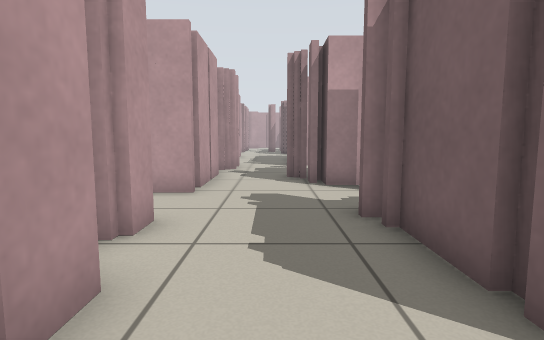
view 1 (above)

17 first-person views from a walk through a Stage world. The camera is 0.68 m above the floor, tilts 6° down and sees 80° across. Floor lines are 1 m apart. The floor is counted in squares, 0.5 m on a side. Each view is taken from the middle of a square. On the plan, view 1 faces up. The plan holds only what a view shows up to about 14 squares ahead; the rest is blank. The place goes on beyond the plan. Robots are left out.

view 2
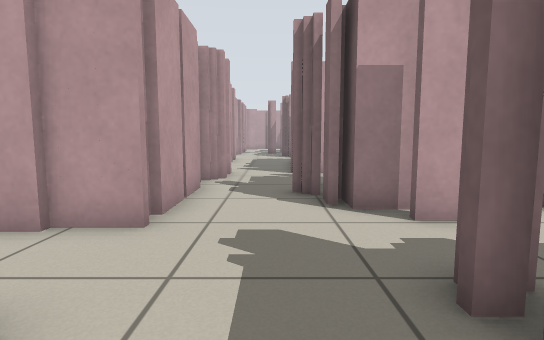

view 3
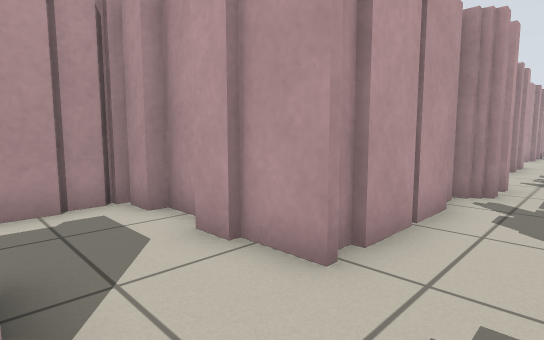

view 4
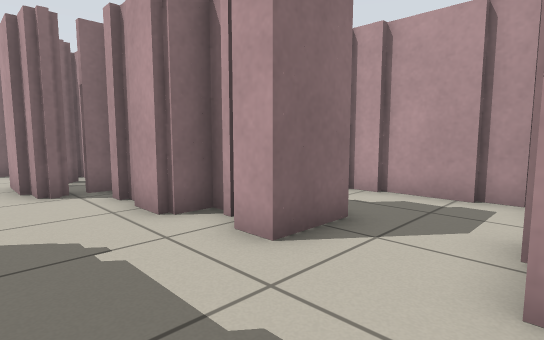

view 5
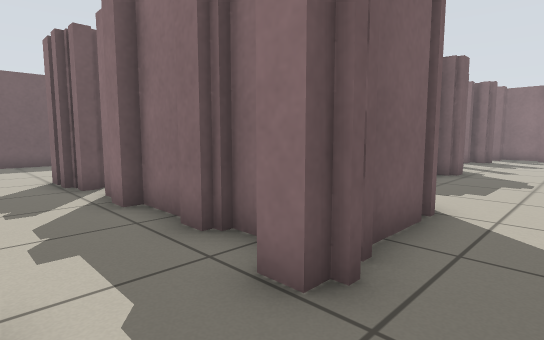

view 6
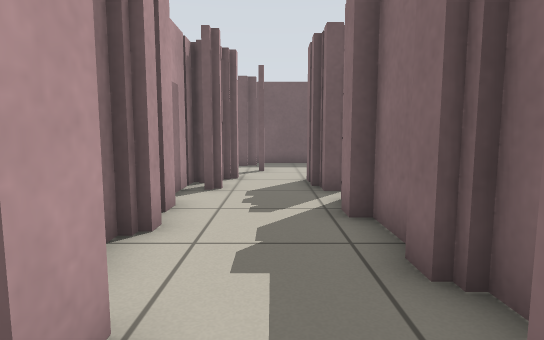

view 7
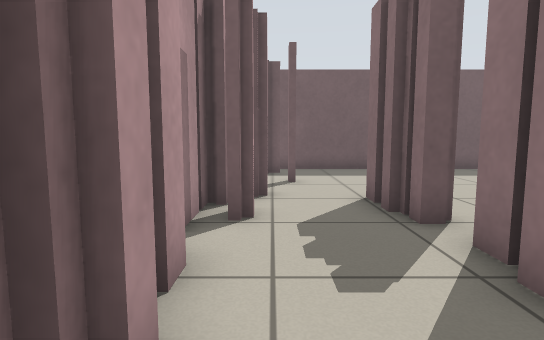

view 8
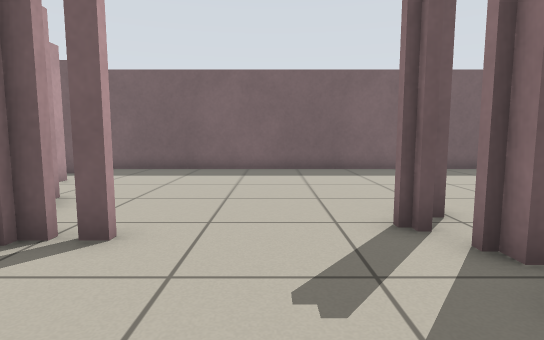

view 9
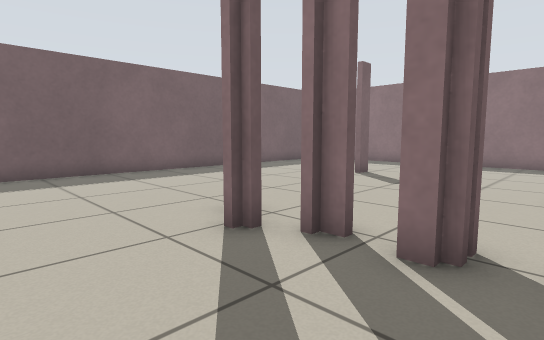

view 10
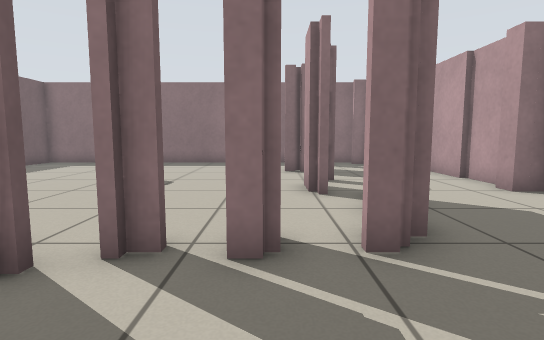

view 11
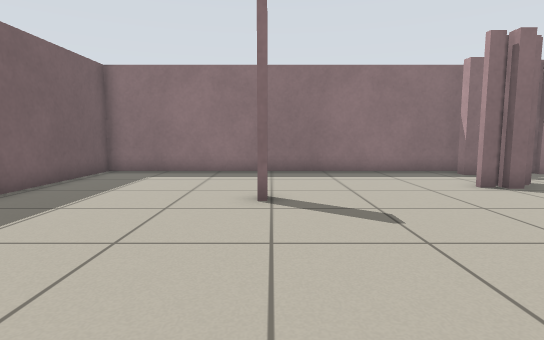

view 12
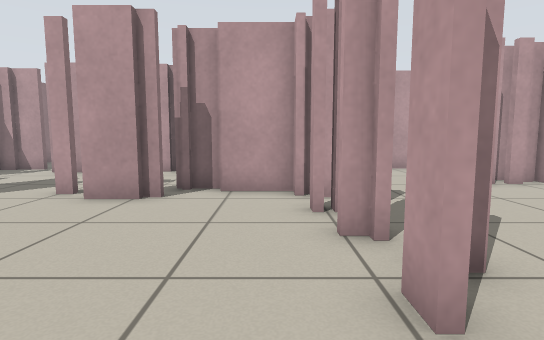

view 13
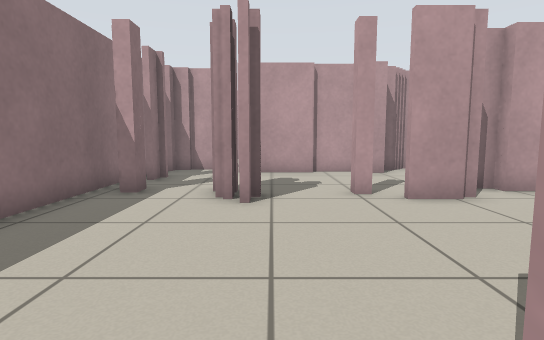

view 14
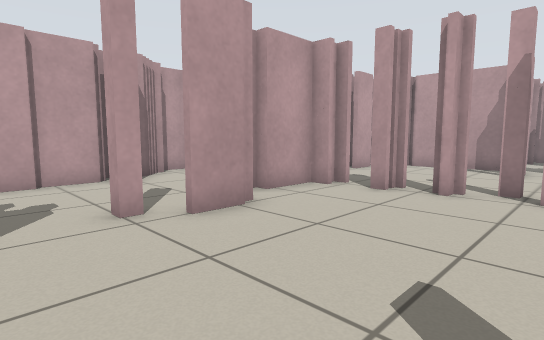

view 15
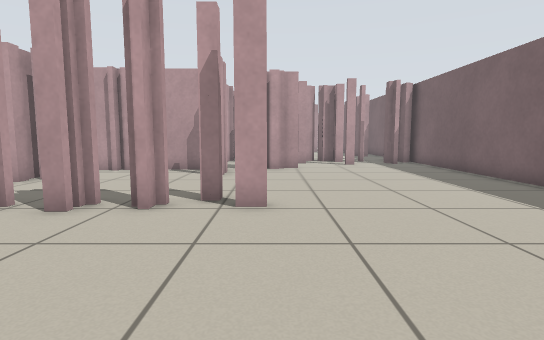

view 16
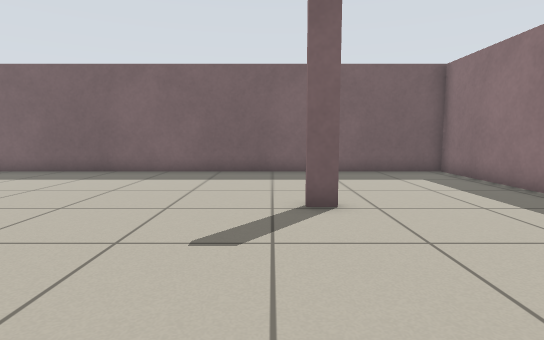

view 17
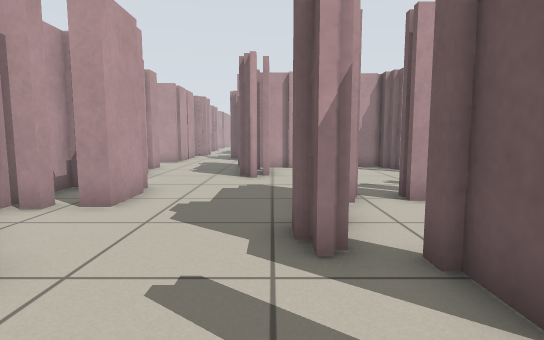

### Floor plan
Key: @ floor where view 1 was taken; # wall or solid block; x gap in a wall; . floor; T thing the floor can be seen under or through.
Columns run from 7 left of view 1 to 17 right of it. Each row starts with its distance up from view 1.
 15      #..##
 14      #...
 13      #...
 12      #..
 11      #..#
 10      #..##
  9      #..###########    #
  8 ######...##.......####.##
  7 #.......................#
  6 #........#....T TTT.....#
  5 #..###...#####TTTT......#
  4 ##. ##...##....#........#
  3  #  ##...##.............#
  2      #...##.............#
  1      #..................#
  0      ##@................#
 -1      ###.......##.......#
 -2      ###...Tx#x##.......#
 -3      ###...T............#
 -4      #....TT............#
 -5      ##...TTT...........#
 -6       ##....T...........#
 -7       ##....#...........#
 -8        #...#............#
 -9        #..........#.....#
-10        #................#
-11        #...##...........#
-12       ..................#
-13       #.................#
-14       ###################

Positions as (right, up) in squares from view 1, and headings:
1: (0, 0), facing up
2: (0, 3), facing up
3: (0, 5), facing up-left
4: (1, 8), facing down-left
5: (0, 8), facing down-right
6: (1, 7), facing right
7: (4, 8), facing right
8: (4, 1), facing right
9: (5, 2), facing down-right
10: (6, 2), facing down
11: (11, -2), facing down
12: (12, -3), facing left
13: (12, -10), facing left
14: (10, -10), facing up-left
15: (10, -8), facing up
16: (5, -8), facing right
17: (3, -9), facing up
